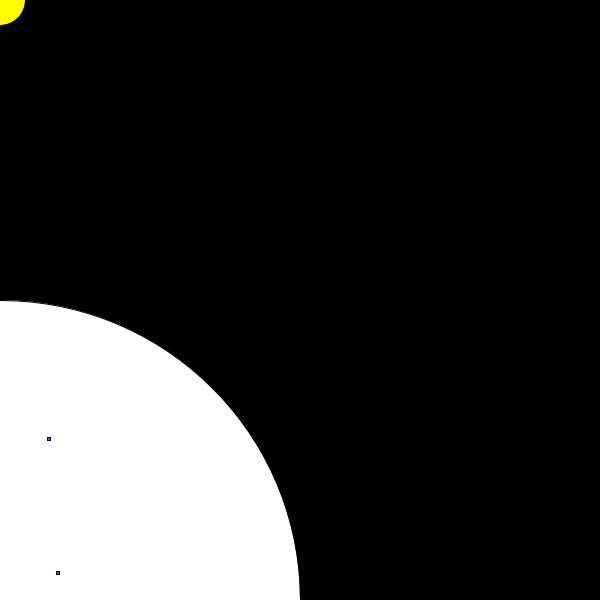
Frame 1 (no input)
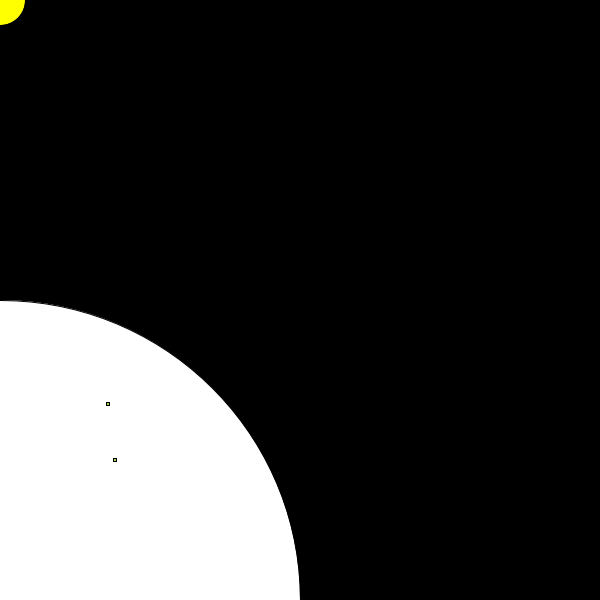
Frame 60 (the mouse pressed at the canvas centre just before this capture)
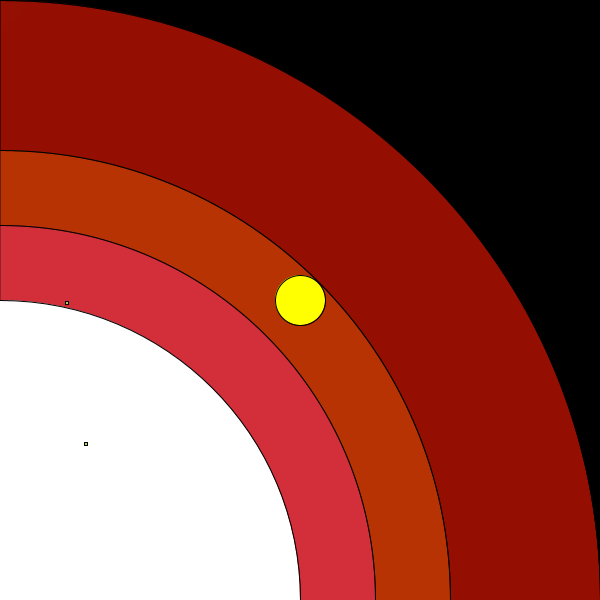
Frame 120 (the mouse held since frame 60 and released just before this capture)

The Processing sketch that drew these frames (run headless with seeded random() and noise(); from frame 60 on, the mouse is pressed at the canvas centre):

// Processing sketch: processing_62331
// ── processing_62331.pde

void setup()
{
  size(600, 600);
  background(0, 0, 0);
  smooth();
  frameRate(10);
  
}

void draw()
{
  fill(0, 0, 0, 70);
  rect(0, 0, width, height);
  

  //sunset colors
  //red
  if(mouseY >= height/4)
  {
  fill(255, 24, 3, 70);
  }
  else
  {
    fill(0, 0, 0, 70);
  }
  ellipse(0, height, width*2, height*2);
  
  //orange
  if(mouseY >= height/3)
  {
  fill(255, 124, 3, 50);
  }
  else
  {
    fill(0, 0, 0, 70);
  }
  ellipse(0, height, width*1.5, height*1.5);
  
  //pink
  if(mouseY >= height/2)
  {
  fill(250, 40, 142, 70);
  }
  else
  {
    fill(0, 0, 0, 70);
  }
  ellipse(0, height, width*1.25, height*1.25);

if(key == 'b')
{
  fill(40, 142, 250);
  rect(0, 0, width, height);
}
  
 //sun
  fill(255, 255, 2);
  ellipse(mouseX, mouseY, 50, 50);
  
 //earth
  fill(255, 255, 255);
  ellipse(0, height, width, height);
  
  fill(random(255), random(255), random(255));
  rect(random(0, width/2.5), random(height/1.5, height), 3, 3);
  rect(random(0, width/4), random(height/2, height), 3, 3);
  
}
